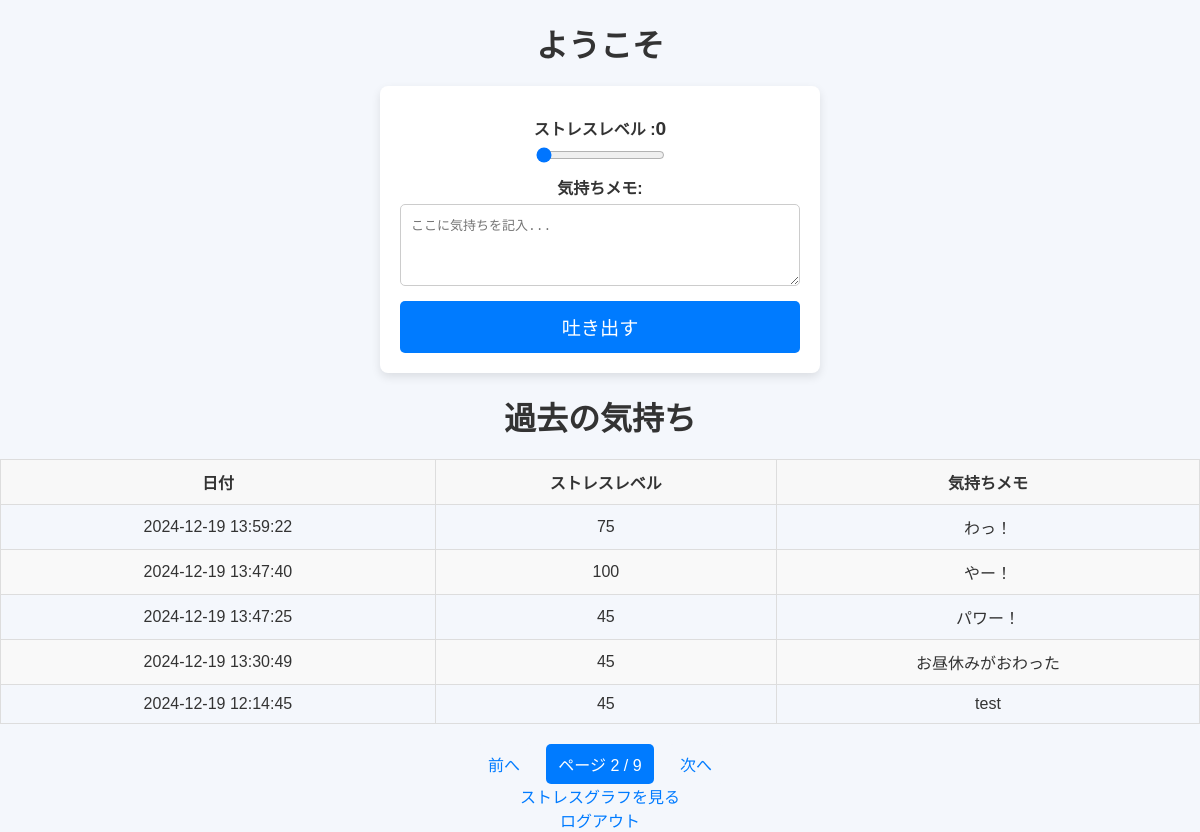
Page /dashboard?page=2 (signed in) on the committed database.
### tables this page shows
CREATE TABLE mental_checks (
            id INTEGER PRIMARY KEY AUTOINCREMENT,
            user_id INTEGER NOT NULL,
            date TEXT NOT NULL,
            stress_level INTEGER NOT NULL,
            mood_description TEXT,
            FOREIGN KEY (user_id) REFERENCES users (id)
        );

### health/Mental_Check_App.py (the view, shortened to what this page needs)
@app.route('/dashboard', methods=['GET', 'POST'])
def dashboard():
    if 'user_id' not in session:
        return redirect(url_for('login'))
    user_id = session['user_id']
    page = request.args.get('page', 1, type=int)
    per_page = 5
    error = None
    with get_db_connection() as conn:
        checks = conn.execute(
            'SELECT * FROM mental_checks WHERE user_id = ? ORDER BY date DESC LIMIT ? OFFSET ?',
            (user_id, per_page, (page - 1) * per_page)
        ).fetchall()
        total_checks = conn.execute('SELECT COUNT(*) FROM mental_checks WHERE user_id = ?', (user_id,)).fetchone()[0]
    total_pages = (total_checks + per_page - 1) // per_page
    return render_template('dashboard.html', checks=checks, page=page, total_pages=total_pages, error=error)

### health/Mental_Check_App.py (called while the page is built)
def get_db_connection():
    conn = sqlite3.connect(DATABASE)
    conn.row_factory = sqlite3.Row
    return conn

### health/templates/dashboard.html (shortened to what this page needs)
<!DOCTYPE html>
<html lang="ja">
<head>
    <link rel="stylesheet" href="{{ url_for('static', filename='style.css') }}">
</head>
<body>
    <h1>ようこそ</h1>
    <form action="{{ url_for('dashboard') }}" method="POST">
        <label for="stress_level">ストレスレベル :<span id="stress_value">0</span></label>
        <input type="range" id="stress_level" name="stress_level" min="0" max="100" step="5" value="0" required oninput="updateStressValue()">
        <label for="mood_description">気持ちメモ:</label>
        <textarea id="mood_description" name="mood_description" rows="4" placeholder="ここに気持ちを記入..." maxlength="500"></textarea>
        <button type="submit">吐き出す</button>
    </form>
    <h2>過去の気持ち</h2>
    <div class="table-container">
        <table>
            <thead>
                <tr>
                    <th>日付</th>
                    <th>ストレスレベル</th>
                    <th>気持ちメモ</th>
                </tr>
            </thead>
            <tbody>
                {% for check in checks %}
                <tr>
                    <td>{{ check['date'] }}</td>
                    <td>{{ check['stress_level'] }}</td>
                    <td>{{ check['mood_description'] }}</td>
                </tr>
                {% endfor %}
            </tbody>
        </table>
    </div>
    <div class="pagination">
        {% if page > 1 %}
            <a href="{{ url_for('dashboard', page=page-1) }}">前へ</a>
        {% endif %}
        <span class="current-page">ページ {{ page }} / {{ total_pages }}</span>
        {% if page < total_pages %}
            <a href="{{ url_for('dashboard', page=page+1) }}">次へ</a>
        {% endif %}
    </div>
    <a href="{{ url_for('analysis') }}">ストレスグラフを見る</a><br>
    <a href="{{ url_for('logout') }}">ログアウト</a>
</body>
</html>

### health/static/style.css (style rules this page uses)
body { font-family: 'Arial', sans-serif; background-color: #f4f7fc; color: #333; margin: 0; padding: 0; text-align: center; }
h1, h2 { font-size: 2em; color: #333; margin: 20px 0; }
textarea { width: 100%; padding: 10px; margin: 0; border: 1px solid #ccc; border-radius: 5px; box-sizing: border-box; }
form { background-color: #fff; padding: 20px; margin: 20px auto; border-radius: 8px; box-shadow: 0 4px 10px rgba(0, 0, 0, 0.1); max-width: 400px; text-align: left; display: flex; flex-direction: column; align-items: center; }
label { display: block; margin: 10px 0 5px; font-weight: bold; }
input[type="text"], input[type="password"], input[type="date"], textarea { width: 100%; padding: 10px; margin-bottom: 15px; border: 1px solid #ccc; border-radius: 5px; font-size: 1em; }
button { width: 100%; padding: 12px; background-color: #007bff; color: #fff; border: none; border-radius: 5px; font-size: 1.2em; cursor: pointer; }
a { color: #007bff; text-decoration: none; font-size: 1em; }
table { width: 100%; margin: 20px auto; border-collapse: collapse; }
th, td { padding: 10px; text-align: center; border: 1px solid #ddd; }
th { background-color: #f8f8f8; }
tr:nth-child(even) { background-color: #f9f9f9; }
.pagination { margin-top: 20px; }
.pagination a, .pagination span { display: inline-block; padding: 8px 12px; margin: 0 5px; text-decoration: none; background-color: #f4f7fc; color: #007bff; border-radius: 5px; }
.pagination .current-page { background-color: #007bff; color: #fff; }
#stress_value { font-size: 1.2em; font-weight: bold; }

### rows in the picture
mental_checks: date "2024-12-19 13:59:22", stress_level "75", mood_description "わっ！"
mental_checks: date "2024-12-19 13:47:40", stress_level "100", mood_description "やー！"
mental_checks: date "2024-12-19 13:47:25", stress_level "45", mood_description "パワー！"
mental_checks: date "2024-12-19 13:30:49", stress_level "45", mood_description "お昼休みがおわった"
mental_checks: date "2024-12-19 12:14:45", stress_level "45", mood_description "test"

### other values in the picture
{{ page }} "2"
{{ total_pages }} "9"
